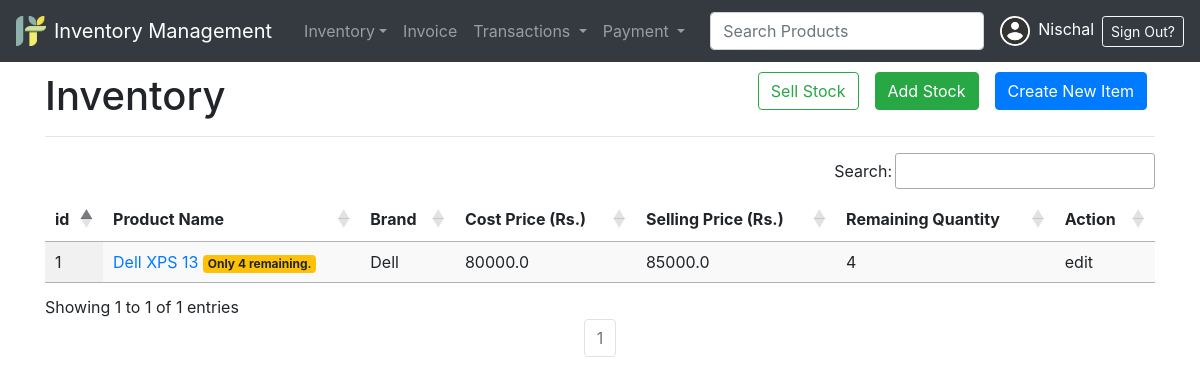
/inventory/ (signed in), run on an earlier commit of the app's database.
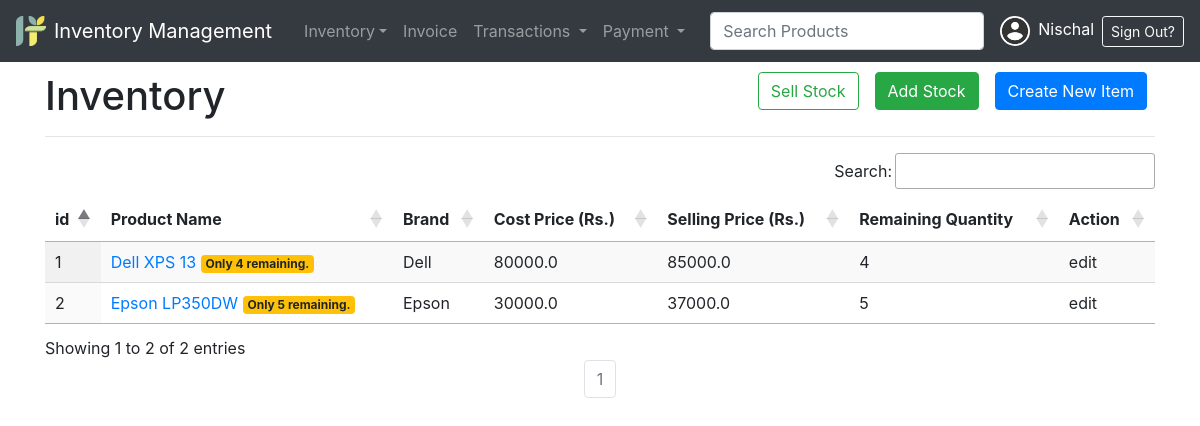
And on a later commit of the database.
### inventory/models.py (models this page shows, shortened)
class Item(models.Model):
    name = models.CharField(_("Product Name"),max_length = 240, unique = True)
    brand = models.CharField(_("Product Brand"), max_length = 50, null=True, blank=True)
    category = models.ForeignKey("inventory.Category", verbose_name=_("category"), on_delete=models.CASCADE, related_name='categories')
    description = models.TextField(_("Product Description"))
    image = models.ImageField(_("Product Image"), upload_to="product_images", height_field=None, width_field=None, max_length=None, null=True, blank=True)
    cost_price = models.FloatField(_("Latest Cost Price"), default=0)
    quantity = models.IntegerField(_("Available Quantity"), default=0)
    selling_price = models.FloatField(_("Current Selling Price"), default=0)
    about_seller = models.TextField(_("About Seller"))
    class Meta:
        ordering = ['name']

### inventory/views.py (the view)
# urls.py: path("", ItemListView.as_view() , name="items-list"),
class ItemListView(LoginRequiredMixin, UserPassesTestMixin, ListView):
    model = Item
    template_name = "inventory/item_list.html"
    context_object_name = 'items'
    paginate_by = 50
    def test_func(self):
        return self.request.user._type == 'ADMIN'

### templates/inventory/item_list.html (shortened to what this page needs)
{% extends 'partial/base.html' %}
{% block style %}
<link rel="stylesheet" type="text/css" href="https://cdn.datatables.net/1.10.22/css/jquery.dataTables.css">
{% endblock style %}
{% block content %}
<a href="{% url 'inventory:new-item' %}" class="mx-2 btn btn-primary" style="float:right;">Create New Item</a>
<a href="{% url 'inventory:add-stock' %}" class="mx-2 btn btn-success" style="float:right;">Add Stock</a>
<a href="{% url 'inventory:sell-stock' %}" class="mx-2 btn btn-outline-success" style="float:right;">Sell Stock</a>
<h1>Inventory</h1>
<hr>
<table id="table_id" class="display">
    <thead>
        <tr>
            <th>id</th>
            <th>Product Name</th>
            <th>Brand</th>
            <th>Cost Price (Rs.)</th>
            <th>Selling Price (Rs.)</th>
            <th>Remaining Quantity</th>
            <th>Action</th>
        </tr>
    </thead>
    <tbody>
    {% for item in items %}
        <tr>
            <td>{{item.id}}</td>
            <td>
                <a href="#" value="{{item.id}}" id='item_name' class='item_name'>{{item.name}}</a>
                {% if item.quantity <= 0 %}
                    <span class="badge badge-danger">Out of Stock</span>
                {% elif item.quantity < 10 %}
                    <span class="badge badge-warning">Only {{item.quantity}} remaining.</span>
                {% endif %}
            </td>
            <td>{{item.brand}}</td>
            <td>{{item.cost_price}}</td>
            <td>{{item.selling_price}}</td>
            <td>{{item.quantity}}</td>
            <td>edit</td>
        </tr>
    {% endfor %}
    </tbody>
</table>
{% include "partial/pagination.html" %}
{% endblock content %}

What changed in the data, as far as the page shows it:
added Item: id "2", name "Epson LP350DW", quantity "5", brand "Epson", cost_price "30000.0", selling_price "37000.0"
Also different on the page:
text written by a page script: "Search: Showing 1 to 1 of 1 entries" → "Search: Showing 1 to 2 of 2 entries"
